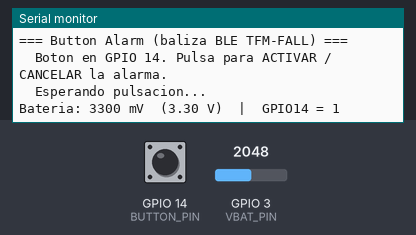
Bench run of a program on a simulated ESP32-S3. Shown: the last lines printed to the serial monitor. The test bench sets the inputs (shaded band); at power-on: GPIO 14 (BUTTON_PIN) HIGH, GPIO 3 (VBAT_PIN) = 2048. Nothing arrives over Bluetooth unless stated.

Above: at 3.2 s.
3.3 s: GPIO 14 (BUTTON_PIN) pulled LOW for 0.15 s
At 3.9 s:
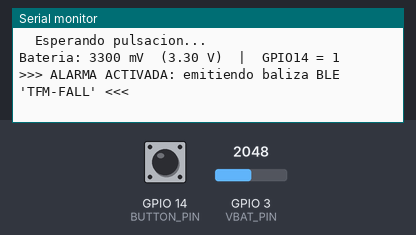
6.8 s: GPIO 3 (VBAT_PIN) set to 1960
At 8.2 s:
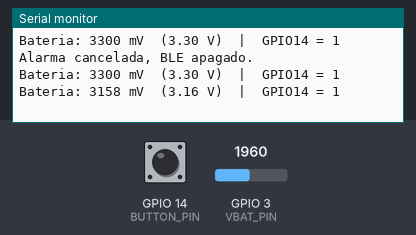
8.3 s: GPIO 3 (VBAT_PIN) set to 2040
9.8 s: GPIO 14 (BUTTON_PIN) pulled LOW for 1 s
At 11.98 s:
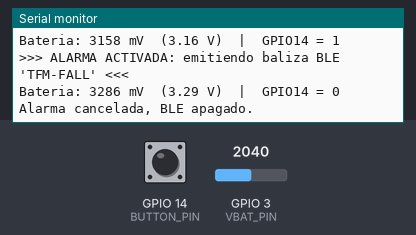
Timing chart, 0 to 13.3 s (numbered marks = the images above; inputs shaded):
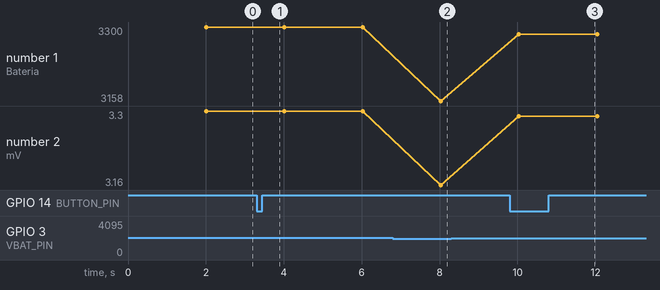

The program:

main.cpp
```cpp
// Boton de panico. Al pulsarlo emite por BLE (advertising, sin conexion) la
// misma baliza que el reloj de caidas ("TFM-FALL" + datos de fabricante
// {0xFF,0xFF,'F','A','L','L'}), que el gateway C02 traduce en un aviso a Home
// Assistant. Cada pulsacion lanza una rafaga corta: el gateway la detecta y, al
// desaparecer, se rearma para el siguiente aviso.
#include <Arduino.h>
#include "config.h"
#include <BLEDevice.h>
#include <BLEUtils.h>
#include <BLEServer.h>
#include <BLEAdvertising.h>

static bool bleInited   = false;
static bool alarmActive = false;
static bool lastState   = HIGH;

// Duracion de la rafaga por pulsacion. Ha de bastar para que el escaneo del
// gateway la capte; tras apagarla, el gateway tarda BLE_BEACON_TIMEOUT_MS (4 s)
// en rearmarse, asi que conviene espaciar las pulsaciones ~5 s.
#define BEACON_BURST_MS 2000
static uint32_t beaconUntil = 0;

// Medida de bateria (divisor /2 en la T-Energy S3); no interviene en el BLE.
#define VBAT_PIN 3

// Arranca la emision de la baliza (mismo paquete que ble_alert del reloj).
void beaconStart() {
    if (alarmActive) return;

    if (!bleInited) {
        BLEDevice::init(BLE_DEVICE_NAME);
        bleInited = true;
    }

    BLEAdvertising *adv = BLEDevice::getAdvertising();

    BLEAdvertisementData advData;
    advData.setFlags(0x06);                 // BLE general, sin BR/EDR
    advData.setName(BLE_DEVICE_NAME);

    // Datos de fabricante: 0xFFFF (ID de prueba) + "FALL".
    String mfg;
    mfg += (char)0xFF; mfg += (char)0xFF;
    mfg += 'F'; mfg += 'A'; mfg += 'L'; mfg += 'L';
    advData.setManufacturerData(mfg);

    adv->setAdvertisementData(advData);
    adv->setMinInterval(0x20);              // ~20 ms
    adv->setMaxInterval(0x40);              // ~40 ms
    adv->start();

    alarmActive = true;
    Serial.println(">>> ALARMA ACTIVADA: emitiendo baliza BLE 'TFM-FALL' <<<");
    Serial.flush();
}

// Detiene la emision y libera la radio BLE; el gateway pasara a rearmarse.
void beaconStop() {
    if (!alarmActive) return;
    BLEDevice::getAdvertising()->stop();
    BLEDevice::deinit(true);
    bleInited   = false;
    alarmActive = false;
    Serial.println("Alarma cancelada, BLE apagado.");
    Serial.flush();
}

void setup() {
    Serial.begin(115200);
    delay(2000);

    pinMode(BUTTON_PIN, INPUT_PULLUP);

    Serial.println("=== Button Alarm (baliza BLE TFM-FALL) ===");
    Serial.printf("  Boton en GPIO %d. Pulsa para ACTIVAR / CANCELAR la alarma.\n", BUTTON_PIN);
    Serial.println("  Esperando pulsacion...\n");
    Serial.flush();
}

void loop() {
    bool currentState = digitalRead(BUTTON_PIN);

    // Flanco de bajada: pulsacion -> lanza una rafaga de aviso.
    if (lastState == HIGH && currentState == LOW) {
        beaconStart();                          // sin efecto si ya esta emitiendo
        beaconUntil = millis() + BEACON_BURST_MS;
        delay(DEBOUNCE_MS);                      // antirrebote
    }

    lastState = currentState;

    // Fin de la rafaga: apaga la baliza para que el gateway se rearme.
    if (alarmActive && (int32_t)(millis() - beaconUntil) >= 0) {
        beaconStop();
    }

    // Lectura de bateria cada 2 s (con el estado del pulsador para depurar).
    static uint32_t tBat = 0;
    if (millis() - tBat > 2000) {
        tBat = millis();
        uint32_t mv = analogReadMilliVolts(VBAT_PIN) * 2;  // x2 por el divisor
        Serial.printf("Bateria: %lu mV  (%.2f V)  |  GPIO%d = %d\n",
                      mv, mv / 1000.0, BUTTON_PIN, digitalRead(BUTTON_PIN));
        Serial.flush();
    }

    delay(10);
}
```

config.h
```cpp
#ifndef CONFIG_H
#define CONFIG_H

// Pulsador con pull-up interno: en reposo HIGH, pulsado LOW.
// Una patilla al GPIO, la otra a GND.
#define BUTTON_PIN 14

// Antirrebote del pulsador.
#define DEBOUNCE_MS 50

// Baliza BLE compartida con el reloj de caidas. El gateway C02 reacciona a este
// nombre, de modo que el boton dispara el mismo aviso que una caida.
#define BLE_DEVICE_NAME "TFM-FALL"

#endif
```

Measured:
- after the input at 3.3 s, the serial monitor: prints a new line at once (image 1)
- after the input at 6.8 s, the serial monitor: prints a new line after 1.2 s (image 2)
- after the input at 9.8 s, the serial monitor: prints a new line at once (image 3)
- plotted number 1: 3300 → 3158 after the input at 6.8 s
- plotted number 2: 3.3 → 3.16 after the input at 6.8 s
